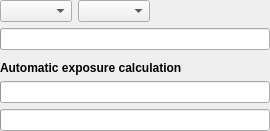
<?xml version="1.0" encoding="UTF-8"?>
<ui version="4.0">
 <class>ExposureForm</class>
 <widget class="QWidget" name="ExposureForm">
  <property name="geometry">
   <rect>
    <x>0</x>
    <y>0</y>
    <width>270</width>
    <height>125</height>
   </rect>
  </property>
  <layout class="QVBoxLayout" name="MainLayout">
   <property name="leftMargin">
    <number>0</number>
   </property>
   <property name="topMargin">
    <number>0</number>
   </property>
   <property name="rightMargin">
    <number>0</number>
   </property>
   <property name="bottomMargin">
    <number>0</number>
   </property>
   <item>
    <widget class="QWidget" name="widget" native="true">
     <layout class="QHBoxLayout" name="horizontalLayout_2">
      <property name="leftMargin">
       <number>0</number>
      </property>
      <property name="topMargin">
       <number>0</number>
      </property>
      <property name="rightMargin">
       <number>0</number>
      </property>
      <property name="bottomMargin">
       <number>0</number>
      </property>
      <item>
       <widget class="ptChoice" name="ExposureMode"/>
      </item>
      <item>
       <widget class="ptChoice" name="ClipMode"/>
      </item>
      <item>
       <spacer name="horizontalSpacer_2">
        <property name="orientation">
         <enum>Qt::Horizontal</enum>
        </property>
        <property name="sizeHint" stdset="0">
         <size>
          <width>10</width>
          <height>5</height>
         </size>
        </property>
       </spacer>
      </item>
     </layout>
    </widget>
   </item>
   <item>
    <widget class="ptInput" name="Exposure"/>
   </item>
   <item>
    <widget class="QWidget" name="AutoCfgWidget" native="true">
     <layout class="QVBoxLayout" name="verticalLayout">
      <property name="leftMargin">
       <number>0</number>
      </property>
      <property name="topMargin">
       <number>5</number>
      </property>
      <property name="rightMargin">
       <number>0</number>
      </property>
      <property name="bottomMargin">
       <number>0</number>
      </property>
      <item>
       <widget class="QLabel" name="label">
        <property name="font">
         <font>
          <weight>75</weight>
          <bold>true</bold>
         </font>
        </property>
        <property name="text">
         <string>Automatic exposure calculation</string>
        </property>
        <property name="textFormat">
         <enum>Qt::PlainText</enum>
        </property>
       </widget>
      </item>
      <item>
       <widget class="ptInput" name="WhiteFraction"/>
      </item>
      <item>
       <widget class="ptInput" name="WhiteLevel"/>
      </item>
     </layout>
    </widget>
   </item>
  </layout>
 </widget>
 <customwidgets>
  <customwidget>
   <class>ptInput</class>
   <extends>QProgressBar</extends>
   <header>ptInput.h</header>
  </customwidget>
  <customwidget>
   <class>ptChoice</class>
   <extends>QComboBox</extends>
   <header>ptChoice.h</header>
  </customwidget>
 </customwidgets>
 <resources/>
 <connections/>
</ui>
